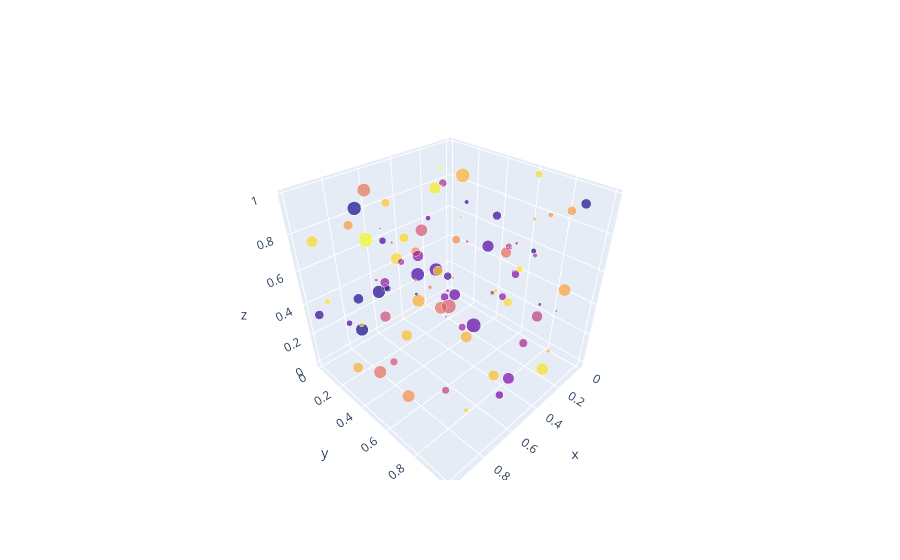

Here is the notebook cell this chart was saved with:
### Markdown cell above
### 3.3.1 3D 散布図（Scatter3d trace）

### Code cell
import numpy as np
import plotly.graph_objects as go

np.random.seed(1)
bubble3d_data = np.random.rand(5, 100)
go.Figure(
    go.Scatter3d(
        x=bubble3d_data[0],
        y=bubble3d_data[1],
        z=bubble3d_data[2],
        mode="markers",  # ❶ 点で描画
        # ❷ 要素のサイズと色を指定
        marker={"size": bubble3d_data[3] * 10, "color": bubble3d_data[4]},
    )
).show()
